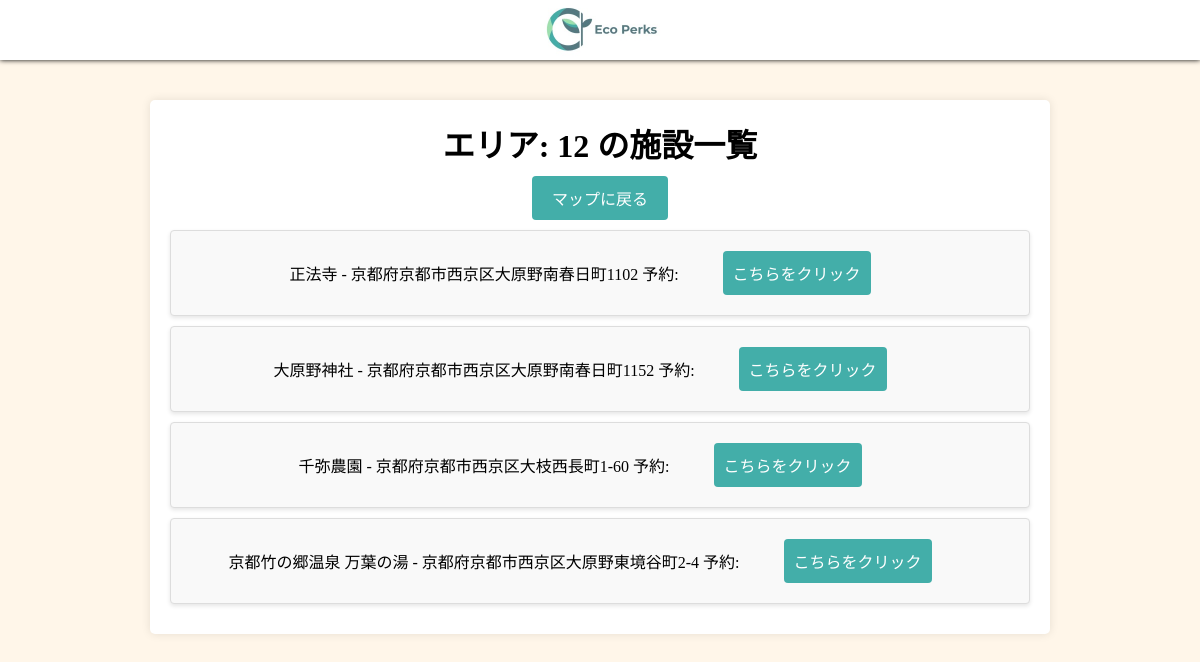
The app's page /PHP/search.php?area_id=12 with its own data.
### tables this page shows
CREATE TABLE `travel_data` (
  `id` int(11) NOT NULL,
  `area_id` int(11) NOT NULL,
  `facility_name` varchar(255) NOT NULL,
  `address` varchar(255) NOT NULL
);

### PHP/search.php (the view, shortened to what this page needs)
<?php
$servername = "localhost";
$dbUsername = "root";
$password = "";
$dbname = "ecoperks";
try {
    $pdo = new PDO("mysql:host=$servername;dbname=$dbname;charset=utf8", $dbUsername, $password);
    $pdo->setAttribute(PDO::ATTR_ERRMODE, PDO::ERRMODE_EXCEPTION);
    $area_id = $_GET['area_id'];
    $sql = "SELECT id, facility_name, address FROM travel_data WHERE area_id = :area_id";
    $stmt = $pdo->prepare($sql);
    $stmt->bindParam(':area_id', $area_id, PDO::PARAM_INT);
    $stmt->execute();
    $results = $stmt->fetchAll(PDO::FETCH_ASSOC);
    ?>
    <!DOCTYPE html>
    <html lang="ja">
    <head>
        <link rel="stylesheet" href="../CSS/indexStyle.css">
        <link rel="stylesheet" href="../CSS/searchStyle.css">
    </head>
    <body>
    <header>
        <div class="flexBox">
            <div class="menu">
            </div>
            <div class="logo">
                <img src="../img/logo.jpg" alt="" class="logo2">
            </div>
            <div class="icon"></div>
        </div>
    </header>
        <div class="container">
            <?php
                if (count($results) > 0) {
                    echo "<h1>エリア: $area_id の施設一覧</h1>";
                    echo '<a href="../perfectMap.html" class="link_button">マップに戻る</a>';
                    echo "<ul>";
                    foreach ($results as $row) {
                        echo "<li>" . htmlspecialchars($row['facility_name']) . " - " . htmlspecialchars($row['address']) .
                        " 予約: <a href='yoyaku.php?location=" . $row['id'] . "' class='yoyaku_button'>こちらをクリック</a></li>";
                    }
                    echo "</ul>";
                } else {
                    echo "<p>該当する施設はありません。</p>";
                    echo '<a href="../perfectMap.html" class="link_button">マップに戻る</a>';
                }
            ?>
        </div>
    </body>
    </html>
    <?php
        } catch (PDOException $e) {
            echo "<p>データベースエラー: " . htmlspecialchars($e->getMessage()) . "</p>";
        }
    ?>

### CSS/indexStyle.css (style rules this page uses)
body { background-color: #FFF6E9; }
header { width: 100%; height: 60px; top: 0; background-color: white; position: fixed; z-index: 100; }
.menu { width: 100%; }
.logo { height: 60px; width: 100%; text-align: center ; }
.logo2 { height: 60px; }
.icon { width: 100%; }
.flexBox { display: flex; box-shadow: 0px 0px 5px; }

### CSS/searchStyle.css (style rules this page uses)
* { margin: 0; padding: 0; box-sizing: border-box; }
.container { max-width: 75%; margin: 100px auto; background-color: #fff; padding: 20px; border-radius: 5px; box-shadow: 0 0 10px rgba(0, 0, 0, 0.1); text-align: center; }
a { color: #1a73e8; text-decoration-line: none; }
.link_button { display: inline-block; margin: 10px 0; padding: 10px 20px; background-color: #43AEA9; color: #fff; text-align: center; border-radius: 4px; text-decoration: none; }
.yoyaku_button { display: inline-block; margin: 10px 40px; padding: 10px 10px; background-color: #43AEA9; color: #fff; text-align: center; border-radius: 4px; text-decoration: none; }
li { list-style: none; padding: 10px; margin-bottom: 10px; border: 1px solid #ddd; border-radius: 4px; background-color: #f9f9f9; box-shadow: 0 2px 4px rgba(0, 0, 0, 0.1); }

### records on screen
travel_data: facility_name "正法寺", address "京都府京都市西京区大原野南春日町1102"
travel_data: facility_name "大原野神社", address "京都府京都市西京区大原野南春日町1152"
travel_data: facility_name "千弥農園", address "京都府京都市西京区大枝西長町1-60"
travel_data: facility_name "京都竹の郷温泉 万葉の湯", address "京都府京都市西京区大原野東境谷町2-4"

### other values on screen
$area_id "12"
